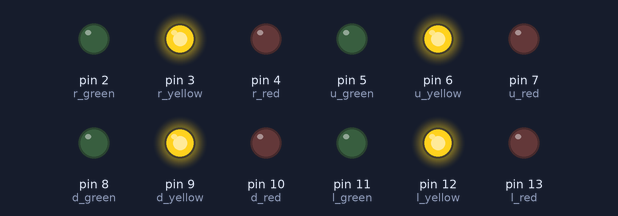
The sketch below on a simulated Arduino Uno, built with avr-gcc and run on an emulated ATmega328P. On the bench: output pins drawn as LEDs (lit = HIGH).

Above: at 0.1 s.
At 5.1 s:
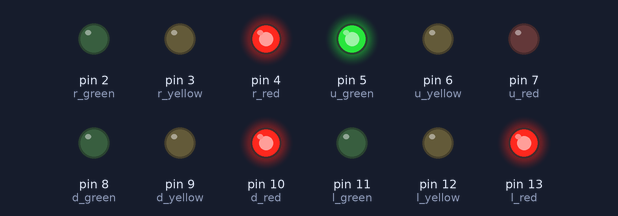
At 20.1 s:
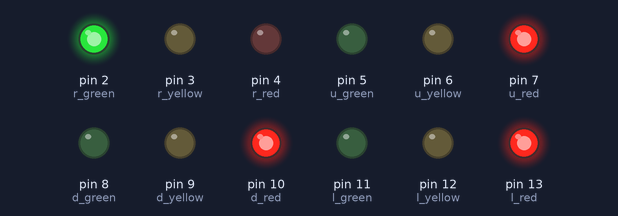
At 35.1 s:
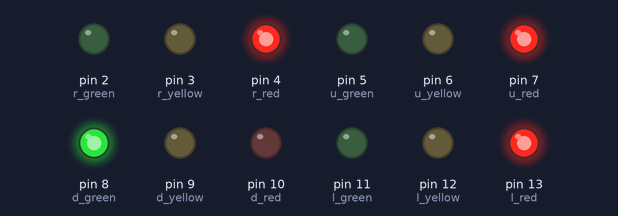
Timing chart, 0 to 36.6 s (numbered marks = the images above):
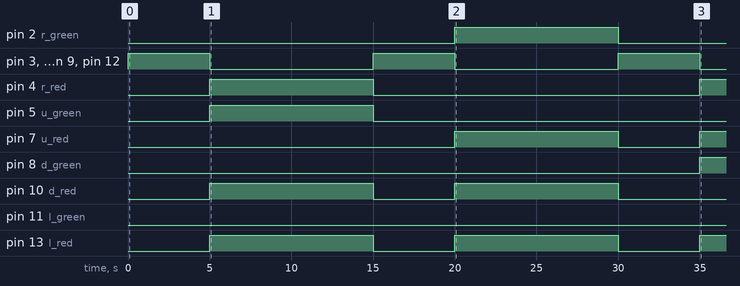

Measured:
- by itself, pin 2 (r_green): LOW → HIGH at 20.0 s, → LOW 10.0 s later
- by itself, pin 3 (r_yellow), pin 6 (u_yellow), pin 9 (d_yellow), pin 12 (l_yellow): alternates HIGH for 5.0 s and LOW for 10.0 s
- by itself, pin 4 (r_red): LOW → HIGH at 5.0 s, → LOW 10.0 s later, → HIGH 20.0 s later
- by itself, pin 5 (u_green): LOW → HIGH at 5.0 s, → LOW 10.0 s later
- by itself, pin 7 (u_red): LOW → HIGH at 20.0 s, → LOW 10.0 s later, → HIGH 5.0 s later
- by itself, pin 8 (d_green): LOW → HIGH at 35.0 s
- by itself, pin 10 (d_red), pin 13 (l_red): alternates HIGH for 10.0 s and LOW for 5.0 s

The sketch:

4th_side_traffic_light.ino
```cpp
int d_red =10;
int d_yellow =9;
int d_green =8;
int r_red =4;
int r_yellow =3;
int r_green =2;
int l_red =13;
int l_yellow =12;
int l_green =11;
int u_red =7;
int u_yellow =6;
int u_green =5;
void setup()
{
pinMode(d_red, OUTPUT);
pinMode(d_yellow, OUTPUT);
pinMode(d_green, OUTPUT);
pinMode(r_red, OUTPUT);
pinMode(r_yellow, OUTPUT);
pinMode(r_green, OUTPUT);
pinMode(l_red, OUTPUT);
pinMode(l_yellow, OUTPUT);
pinMode(l_green, OUTPUT);
pinMode(u_red, OUTPUT);
pinMode(u_yellow, OUTPUT);
pinMode(u_green, OUTPUT);
}
void loop()
{
changeLights();
}
void changeLights()
{
//Start (all yellow)
digitalWrite(u_red,LOW);
digitalWrite(d_red,LOW);
digitalWrite(r_red,LOW);
digitalWrite(l_green,LOW);
digitalWrite(u_yellow,HIGH);
digitalWrite(d_yellow,HIGH);
digitalWrite(r_yellow,HIGH);
digitalWrite(l_yellow,HIGH);
delay(5000);

//upper lane go
digitalWrite(u_yellow,LOW);
digitalWrite(d_yellow,LOW);
digitalWrite(r_yellow,LOW);
digitalWrite(l_yellow,LOW);
digitalWrite(u_green,HIGH);
digitalWrite(r_red,HIGH);
digitalWrite(l_red,HIGH);
digitalWrite(d_red,HIGH);
delay(10000);

//ALL YELLOW
digitalWrite(u_yellow,HIGH);
digitalWrite(d_yellow,HIGH);
digitalWrite(r_yellow,HIGH);
digitalWrite(l_yellow,HIGH);
digitalWrite(u_green,LOW);
digitalWrite(r_red,LOW);
digitalWrite(l_red,LOW);
digitalWrite(d_red,LOW);
delay(5000);

//RIGHT LANE GO
digitalWrite(u_yellow,LOW);
digitalWrite(d_yellow,LOW);
digitalWrite(r_yellow,LOW);
digitalWrite(l_yellow,LOW);
digitalWrite(u_red,HIGH);
digitalWrite(l_red,HIGH);
digitalWrite(d_red,HIGH);
digitalWrite(r_green,HIGH);
delay(10000);

//ALL YELLOW ON
digitalWrite(u_yellow,HIGH);
digitalWrite(d_yellow,HIGH);
digitalWrite(r_yellow,HIGH);
digitalWrite(l_yellow,HIGH);
digitalWrite(u_red,LOW);
digitalWrite(l_red,LOW);
digitalWrite(d_red,LOW);
digitalWrite(r_green,LOW);
delay(5000);

//DOWN LANE GO
digitalWrite(u_yellow,LOW);
digitalWrite(d_yellow,LOW);
digitalWrite(r_yellow,LOW);
digitalWrite(l_yellow,LOW);
digitalWrite(u_red,HIGH);
digitalWrite(l_red,HIGH);
digitalWrite(r_red,HIGH);
digitalWrite(d_green,HIGH);
delay(10000);

//ALL YELLOW
digitalWrite(u_yellow,HIGH);
digitalWrite(d_yellow,HIGH);
digitalWrite(r_yellow,HIGH);
digitalWrite(l_yellow,HIGH);
digitalWrite(u_red,LOW);
digitalWrite(l_red,LOW);
digitalWrite(r_red,LOW);
digitalWrite(d_green,LOW);
delay(5000);

//LEFT LANE GO
digitalWrite(u_yellow,LOW);
digitalWrite(d_yellow,LOW);
digitalWrite(r_yellow,LOW);
digitalWrite(l_yellow,LOW);
digitalWrite(u_red,HIGH);
digitalWrite(d_red,HIGH);
digitalWrite(r_red,HIGH);
digitalWrite(l_green,HIGH);
delay(10000);

}
```
